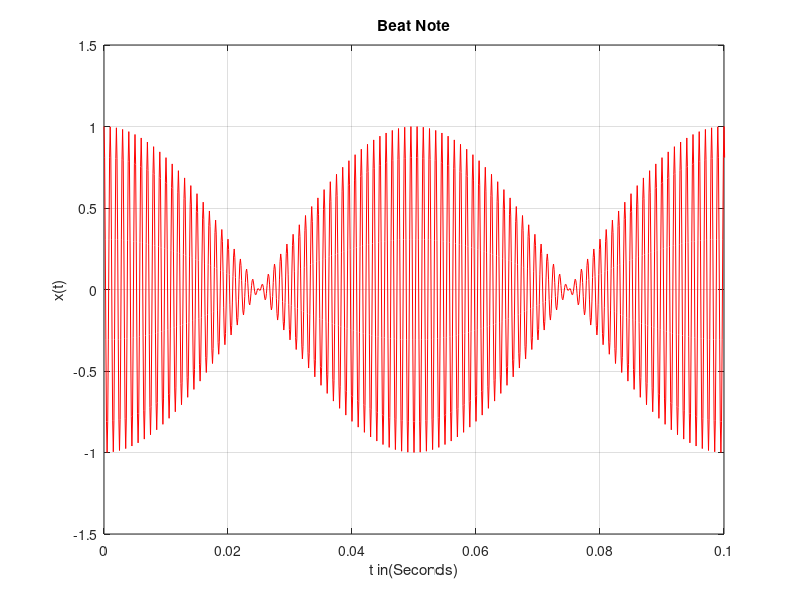

The MATLAB source for this figure: (Note: this script raises an error after producing the figure.)
%%%%%%%%%%%%%%%%%%%%%%%%%%%%%%
f1 = 10;
f2 = 1000;
t=0:0.0001:3;
x4 = cos(2*pi*f1*t).*cos(2*pi*f2*t)

plot(t,x4,'-r');
xlim([0 0.1]);
ylim([-1.5 1.5]);
grid on;
xlabel('t in(Seconds)');
ylabel('x(t)');
title('Beat Note');
soundsc(x3);
%%%%%%%%%%%%%%%%%%%%%%%%%%%%%%